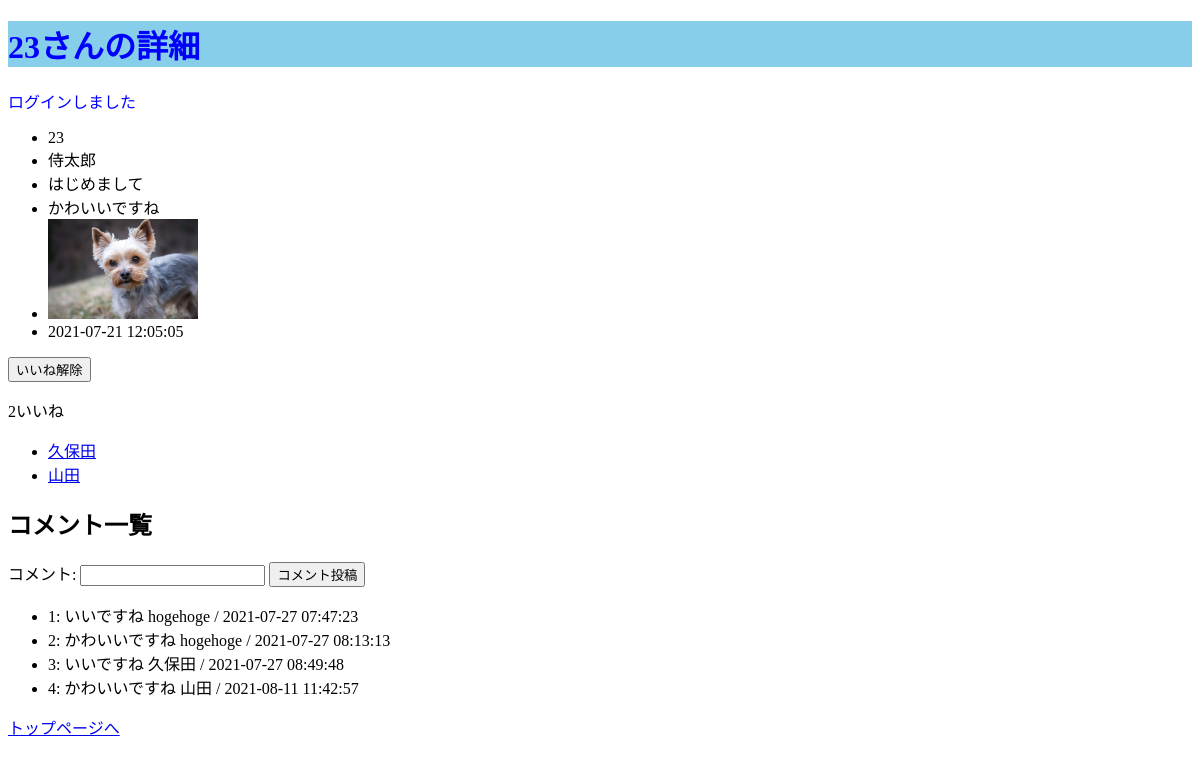
Page /show.php?id=23 (signed in) on the committed database.
### tables this page shows
CREATE TABLE `posts` (
  `id` int(11) NOT NULL AUTO_INCREMENT,
  `user_id` int(11) NOT NULL,
  `title` varchar(255) NOT NULL,
  `content` varchar(255) NOT NULL,
  `image` varchar(255) NOT NULL,
  `created_at` timestamp NOT NULL DEFAULT CURRENT_TIMESTAMP ON UPDATE CURRENT_TIMESTAMP,
  PRIMARY KEY (`id`),
  KEY `user_id` (`user_id`),
  CONSTRAINT `posts_ibfk_1` FOREIGN KEY (`user_id`) REFERENCES `users` (`id`) ON DELETE CASCADE ON UPDATE CASCADE
);

CREATE TABLE `users` (
  `id` int(11) NOT NULL AUTO_INCREMENT,
  `name` varchar(255) NOT NULL,
  `email` varchar(255) NOT NULL,
  `password` varchar(255) NOT NULL,
  `created_at` timestamp NOT NULL DEFAULT CURRENT_TIMESTAMP,
  PRIMARY KEY (`id`),
  UNIQUE KEY `email` (`email`)
);

CREATE TABLE `comments` (
  `id` int(11) NOT NULL AUTO_INCREMENT,
  `user_id` int(11) NOT NULL,
  `post_id` int(11) NOT NULL,
  `content` varchar(255) NOT NULL,
  `created_at` timestamp NOT NULL DEFAULT CURRENT_TIMESTAMP ON UPDATE CURRENT_TIMESTAMP,
  PRIMARY KEY (`id`),
  KEY `user_id` (`user_id`),
  KEY `post_id` (`post_id`),
  CONSTRAINT `comments_ibfk_1` FOREIGN KEY (`user_id`) REFERENCES `users` (`id`) ON DELETE CASCADE ON UPDATE CASCADE,
  CONSTRAINT `comments_ibfk_2` FOREIGN KEY (`post_id`) REFERENCES `posts` (`id`) ON DELETE CASCADE ON UPDATE CASCADE
);

### show.php (called while the page is built, shortened)
<?php
    require_once 'models/Post.php';
    require_once 'models/Favorite.php';
    $id = $_GET['id'];
    $post = Post::find($id);
    $comments = $post->comments();
    $login_user = $_SESSION['login_user'];
    $flash_message = $_SESSION['flash_message'];
    $flag = Favorite::find($login_user->id, $post->id);
    $favorite_users = $post->favorites();
    include_once 'views/show_view.php';

### models/Post.php (called while the page is built, shortened)
<?php
    require_once 'models/Model.php';
    class Post extends Model{
        public $id;
        public static function find($id){
                try {
                $pdo = self::get_connection();
                $stmt = $pdo -> prepare("SELECT posts.user_id, posts.id, posts.title, posts.content, posts.image, posts.created_at, users.name FROM posts JOIN users ON posts.user_id = users.id WHERE posts.id=:id");
                $stmt->bindParam(':id', $id, PDO::PARAM_INT);
                $stmt->execute();
                $stmt->setFetchMode(PDO::FETCH_CLASS|PDO::FETCH_PROPS_LATE, 'Post');
                $post = $stmt->fetch();
                return $post;
            } catch (PDOException $e) {
                return 'PDO exception: ' . $e->getMessage();
            }
        }
        public function comments(){
             try {
                $pdo = self::get_connection();
                $stmt = $pdo -> prepare("select comments.id, users.name, comments.content, comments.created_at from comments join users on comments.user_id = users.id where post_id=:post_id");
                $stmt->bindParam(':post_id', $this->id, PDO::PARAM_INT);
                $stmt->execute();
                $stmt->setFetchMode(PDO::FETCH_CLASS|PDO::FETCH_PROPS_LATE, 'Comment');
                $comments = $stmt->fetchAll();
                return $comments;
            } catch (PDOException $e) {
                return 'PDO exception: ' . $e->getMessage();
            }
        }
        public function favorites(){
            try {
                $pdo = self::get_connection();
                $stmt = $pdo -> prepare("select users.id, users.name from favorites JOIN users ON favorites.user_id = users.id WHERE favorites.post_id=:post_id");
                $stmt->bindParam(':post_id', $this->id, PDO::PARAM_INT);
                $stmt->execute();
                $stmt->setFetchMode(PDO::FETCH_CLASS|PDO::FETCH_PROPS_LATE, 'User');
                $favorites_users = $stmt->fetchAll();
                return $favorites_users;
            } catch (PDOException $e) {
                return 'PDO exception: ' . $e->getMessage();
            }
        }
    }

### models/Favorite.php (called while the page is built, shortened)
<?php
    require_once 'models/Model.php';
    class Favorite extends Model{
        public static function find($user_id, $post_id){
                try {
                $pdo = self::get_connection();
                $stmt = $pdo -> prepare("SELECT * FROM favorites WHERE user_id=:user_id AND post_id=:post_id");
                $stmt->bindParam(':user_id', $user_id, PDO::PARAM_INT);
                $stmt->bindParam(':post_id', $post_id, PDO::PARAM_INT);
                $stmt->execute();
                $stmt->setFetchMode(PDO::FETCH_CLASS|PDO::FETCH_PROPS_LATE, 'Favorite');
                $favorite = $stmt->fetch();
                if($favorite !== false){
                    return true;
                }else{
                    return false;
                }
            } catch (PDOException $e) {
                return 'PDO exception: ' . $e->getMessage();
            }
        }
    }

### models/Model.php (called while the page is built, shortened)
<?php
    class Model {
        protected static function close_connection($pdo, $stmp){
            try {
                $stmp = null;
            } catch (PDOException $e) {
                return 'PDO exception: ' . $e->getMessage();
            }
        }
    }

### views/show_view.php (the view, shortened to what this page needs)
<!DOCTYPE html>
<html lang="ja">
    <head>
        <link rel="stylesheet" href="style.css">
    </head>
</html>
    <body>
        <h1><?= $post->id ?>さんの詳細</h1>
        <?php if($flash_message !== null): ?>
        <p class="message"><?= $flash_message ?></p>
        <?php endif; ?>
        <ul>
            <li><?= $post->id ?></li>
            <li><?= $post->name ?></li>
            <li><?= $post->title ?></li>
            <li><?= $post->content ?></li>
            <li><img src="upload/<?= $post->image ?>"></li>
            <li><?= $post->created_at ?></li>
        </ul>
        <?php if($flag === false): ?>
        <form action="favorite_store.php" method="POST">
            <input type="hidden" name="post_id" value="<?= $post->id ?>">
            <button type="submit">いいね</button>
        </form>
        <?php else: ?>
        <form action="favorite_destroy.php" method="POST">
            <button type="submit">いいね解除</button>
        </form>
        <?php endif; ?>
        <?php if(count($favorite_users) === 0): ?>
        <p>まだいいねがありません</p>
        <?php else: ?>
        <p><?= count($favorite_users) ?>いいね</p>
        <ul>
            <?php foreach($favorite_users as $user): ?>
            <li><a href="users_show.php?id=<?= $user->id ?>"><?= $user->name ?></a></li>
            <?php endforeach; ?>
        </ul>
        <?php endif; ?>
        <h2>コメント一覧</h2>
        <form action="comment_store.php" method="POST">
            コメント: <input type="text" name="content">
            <button type="submit">コメント投稿</button>
        </form>
        <ul>
            <?php foreach($comments as $comment): ?>
                <li><?= $comment->id ?>: <?= $comment->content ?> <?= $comment->name ?> / <?= $comment->created_at ?></li>
            <?php endforeach; ?>
        </ul>
        <p><a href="top.php">トップページへ</a></p>
    </body>
</html>

### style.css (style rules this page uses)
h1 { color: blue; background-color: skyblue; }
.message { color: blue; }
li img { width: 150px; }

### rows in the picture
posts: id "23", user.name "侍太郎", title "はじめまして", content "かわいいですね", image (picture), created_at "2021-07-21 12:05:05"
users: name "久保田"
users: name "山田"
comments: id "1", content "いいですね", user.name "hogehoge", created_at "2021-07-27 07:47:23"
comments: id "2", content "かわいいですね", user.name "hogehoge", created_at "2021-07-27 08:13:13"
comments: id "3", content "いいですね", user.name "久保田", created_at "2021-07-27 08:49:48"
comments: id "4", content "かわいいですね", user.name "山田", created_at "2021-08-11 11:42:57"

### other values in the picture
$flash_message "ログインしました"
count($favorite_users) "2"
